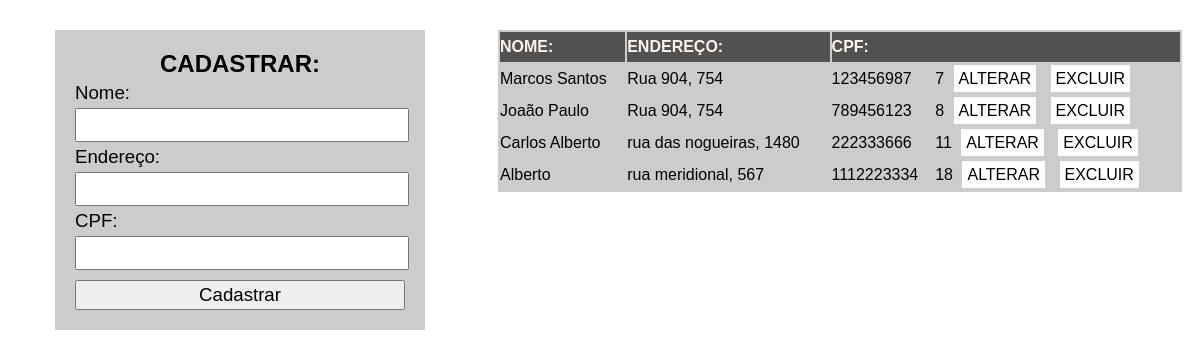
The page / on the database its author committed.
### tables this page shows
CREATE TABLE `cliente` (
  `ID` int(5) NOT NULL,
  `NOME` varchar(40) NOT NULL,
  `ENDERECO` varchar(30) DEFAULT NULL,
  `CPF` varchar(10) DEFAULT NULL
);

### Dao.php (called while the page is built, shortened)
<?php
    class Dao{
        private $dbname = "app_studind";
        private $user = "root";
        private $password = "";
        private $pdo = null;
        public function __construct(){
            try{
                $this->pdo = new PDO('mysql:host=localhost; dbname='. $this->dbname, $this->user, $this->password);
            }
            catch(PDOException $e){
                echo 'ERRO AO CONECTAR  BD:';
                echo '</br>';
                echo $e->getMessage();
            }
        }
        public function selectAll(){
            try{
                $cmd = $this->pdo->prepare("SELECT * FROM cliente;");
                $cmd->execute();
                $res = $cmd->fetchAll(PDO::FETCH_ASSOC);
                return $res;
            }
            catch(PDOException $e){
                echo"ERRO COM A TRANSAÇÃO NO BD";
                echo"</br>";
                echo $e->getMessage();
            }
        }
    }
?>

### index.php (the view, shortened to what this page needs)
<?php
    require_once ('Dao.php');
    $consulta = new Dao();
?>
<!DOCTYPE html>
<html lang="pt-br">
<head>
    <link rel="stylesheet" type="text/css" href="estilo/estilo.css">
</head>
<body>
    <section id="formulario">
        <form method="POST" action="">
            <h2>CADASTRAR:</h2>
            <div>
                <label for="nome" id="nome">Nome: </label>
                <input type="text" name="nome" id="nome">
            </div>
            <div>
                <label for="endereco" id="endereco">Endereço: </label>
                <input type="text" id="endereco" name="endereco">
            </div>
            <div>
                <label for="cpf" id="cpf">CPF: </label>
                <input type="text" id="cpf" name="cpf">
            </div>
            <input type="submit" id="btncadastrar" name="btncadastrar" value="Cadastrar">
        </form>
    </section>
    <section id="consulta">
        <table>
            <tr id="titulo">
                <td>NOME:</td>
                <td>ENDEREÇO:</td>
                <td colspan="2">CPF:</td>
            </tr>
            <?php
                $dados = $consulta->selectAll();
                if (count($dados) > 0){
                    for ($i=0; $i < count($dados) ; $i++) {
                        echo"<tr>";
                        foreach ($dados[$i] as $key => $value) {
                            if($key!="ID"){
                                echo"<td>".$value."</td>";
                            }
                        }
            ?>
                        <td>
                            <?php echo $dados[$i]['ID'];?>
                            <a href="">ALTERAR</a>
                            <a href="index.php?ID=<?php echo $dados[$i]['ID'];?>">EXCLUIR</a>
                        </td>
            <?php
                        echo"</tr>";
                    }
                } else{
                    echo"NÃO EXISTE DADOS CADASTRADOS NO BANCO DE DADOS";
                }
            ?>
        </table>
    </section>
</body>
</html>

### estilo/estilo.css (style rules this page uses)
* { padding: 0px; margin: 0px; font-family: Arial; }
label, input { display: block; line-height: 30px; height: 30px; font-size: 14pt; width: 100%; }
form { width: 330px; background-color: rgba(0, 0, 0, 0.2); padding: 20px; margin: 30px auto; }
input[type="submit"] { margin-top: 10px; cursor: pointer; }
#formulario { width: 40%; float: left; height: 500px; }
#consulta { width: 60%; float: left; height: 500px; }
table { width: 95%; background-color: rgba(0, 0, 0, 0.2); margin: 30px auto; }
tr { line-height: 30px; }
tr#titulo { background-color: rgba(0, 0, 0, 0.6); color: seashell; font-weight: bold; }
td { padding: 0px, 5px; }
a { padding: 5px; background-color: white; color: black; margin: 0px 5px; text-decoration: none; }
h2 { text-align: center; }

### rows shown on the page
cliente: NOME "Marcos Santos", ENDERECO "Rua 904, 754", CPF "123456987", ID "7"
cliente: NOME "Joaão Paulo", ENDERECO "Rua 904, 754", CPF "789456123", ID "8"
cliente: NOME "Carlos Alberto", ENDERECO "rua das nogueiras, 1480", CPF "222333666", ID "11"
cliente: NOME "Alberto", ENDERECO "rua meridional, 567", CPF "1112223334", ID "18"
